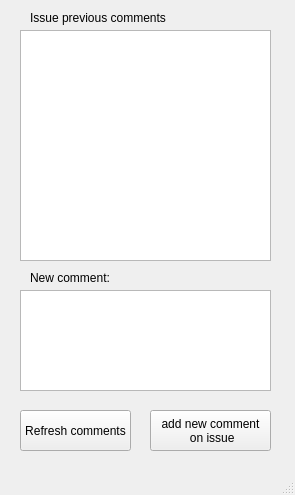
<?xml version="1.0" encoding="UTF-8"?>
<ui version="4.0">
 <class>CommentsApp</class>
 <widget class="QMainWindow" name="CommentsApp">
  <property name="geometry">
   <rect>
    <x>0</x>
    <y>0</y>
    <width>295</width>
    <height>495</height>
   </rect>
  </property>
  <property name="windowTitle">
   <string>Comment Panel</string>
  </property>
  <widget class="QWidget" name="centralwidget">
   <widget class="QTextEdit" name="textEd_new_comment">
    <property name="geometry">
     <rect>
      <x>20</x>
      <y>290</y>
      <width>251</width>
      <height>101</height>
     </rect>
    </property>
   </widget>
   <widget class="QPushButton" name="pushBut_refresh">
    <property name="geometry">
     <rect>
      <x>20</x>
      <y>410</y>
      <width>111</width>
      <height>41</height>
     </rect>
    </property>
    <property name="text">
     <string>Refresh comments</string>
    </property>
   </widget>
   <widget class="QPushButton" name="pushButton_2">
    <property name="geometry">
     <rect>
      <x>150</x>
      <y>410</y>
      <width>121</width>
      <height>41</height>
     </rect>
    </property>
    <property name="text">
     <string>add new comment
 on issue</string>
    </property>
   </widget>
   <widget class="QTextBrowser" name="textBrow_comments">
    <property name="geometry">
     <rect>
      <x>20</x>
      <y>30</y>
      <width>251</width>
      <height>231</height>
     </rect>
    </property>
   </widget>
   <widget class="QLabel" name="label">
    <property name="geometry">
     <rect>
      <x>30</x>
      <y>270</y>
      <width>91</width>
      <height>16</height>
     </rect>
    </property>
    <property name="text">
     <string>New comment:</string>
    </property>
   </widget>
   <widget class="QLabel" name="label_2">
    <property name="geometry">
     <rect>
      <x>30</x>
      <y>10</y>
      <width>151</width>
      <height>16</height>
     </rect>
    </property>
    <property name="text">
     <string>Issue previous comments</string>
    </property>
   </widget>
  </widget>
  <widget class="QMenuBar" name="menubar">
   <property name="geometry">
    <rect>
     <x>0</x>
     <y>0</y>
     <width>295</width>
     <height>21</height>
    </rect>
   </property>
  </widget>
  <widget class="QStatusBar" name="statusbar"/>
 </widget>
 <resources/>
 <connections/>
</ui>
